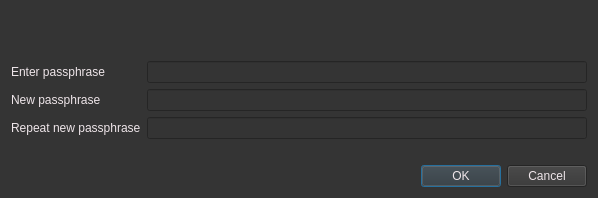
<?xml version="1.0" encoding="UTF-8"?>
<ui version="4.0">
 <class>AskPassphraseDialog</class>
 <widget class="QDialog" name="AskPassphraseDialog">
  <property name="geometry">
   <rect>
    <x>0</x>
    <y>0</y>
    <width>598</width>
    <height>198</height>
   </rect>
  </property>
  <property name="sizePolicy">
   <sizepolicy hsizetype="Preferred" vsizetype="Minimum">
    <horstretch>0</horstretch>
    <verstretch>0</verstretch>
   </sizepolicy>
  </property>
  <property name="minimumSize">
   <size>
    <width>550</width>
    <height>0</height>
   </size>
  </property>
  <property name="windowTitle">
   <string>Passphrase Dialog</string>
  </property>
  <property name="styleSheet">
   <string notr="true">background:rgb(52,52,52);color:rgb(238,229,233);</string>
  </property>
  <layout class="QVBoxLayout" name="verticalLayout">
   <item>
    <widget class="QLabel" name="warningLabel">
     <property name="textFormat">
      <enum>Qt::RichText</enum>
     </property>
     <property name="wordWrap">
      <bool>true</bool>
     </property>
    </widget>
   </item>
   <item>
    <layout class="QFormLayout" name="formLayout">
     <property name="fieldGrowthPolicy">
      <enum>QFormLayout::AllNonFixedFieldsGrow</enum>
     </property>
     <item row="0" column="0">
      <widget class="QLabel" name="passLabel1">
       <property name="text">
        <string>Enter passphrase</string>
       </property>
      </widget>
     </item>
     <item row="0" column="1">
      <widget class="QLineEdit" name="passEdit1">
       <property name="echoMode">
        <enum>QLineEdit::Password</enum>
       </property>
      </widget>
     </item>
     <item row="1" column="0">
      <widget class="QLabel" name="passLabel2">
       <property name="text">
        <string>New passphrase</string>
       </property>
      </widget>
     </item>
     <item row="1" column="1">
      <widget class="QLineEdit" name="passEdit2">
       <property name="echoMode">
        <enum>QLineEdit::Password</enum>
       </property>
      </widget>
     </item>
     <item row="2" column="0">
      <widget class="QLabel" name="passLabel3">
       <property name="text">
        <string>Repeat new passphrase</string>
       </property>
      </widget>
     </item>
     <item row="2" column="1">
      <widget class="QLineEdit" name="passEdit3">
       <property name="echoMode">
        <enum>QLineEdit::Password</enum>
       </property>
      </widget>
     </item>
     <item row="3" column="1">
      <widget class="QLabel" name="capsLabel">
       <property name="font">
        <font>
         <weight>75</weight>
         <bold>true</bold>
        </font>
       </property>
       <property name="text">
        <string/>
       </property>
       <property name="alignment">
        <set>Qt::AlignCenter</set>
       </property>
      </widget>
     </item>
    </layout>
   </item>
   <item>
    <widget class="QDialogButtonBox" name="buttonBox">
     <property name="orientation">
      <enum>Qt::Horizontal</enum>
     </property>
     <property name="standardButtons">
      <set>QDialogButtonBox::Cancel|QDialogButtonBox::Ok</set>
     </property>
    </widget>
   </item>
  </layout>
 </widget>
 <resources/>
 <connections>
  <connection>
   <sender>buttonBox</sender>
   <signal>accepted()</signal>
   <receiver>AskPassphraseDialog</receiver>
   <slot>accept()</slot>
   <hints>
    <hint type="sourcelabel">
     <x>248</x>
     <y>254</y>
    </hint>
    <hint type="destinationlabel">
     <x>157</x>
     <y>274</y>
    </hint>
   </hints>
  </connection>
  <connection>
   <sender>buttonBox</sender>
   <signal>rejected()</signal>
   <receiver>AskPassphraseDialog</receiver>
   <slot>reject()</slot>
   <hints>
    <hint type="sourcelabel">
     <x>316</x>
     <y>260</y>
    </hint>
    <hint type="destinationlabel">
     <x>286</x>
     <y>274</y>
    </hint>
   </hints>
  </connection>
 </connections>
</ui>
